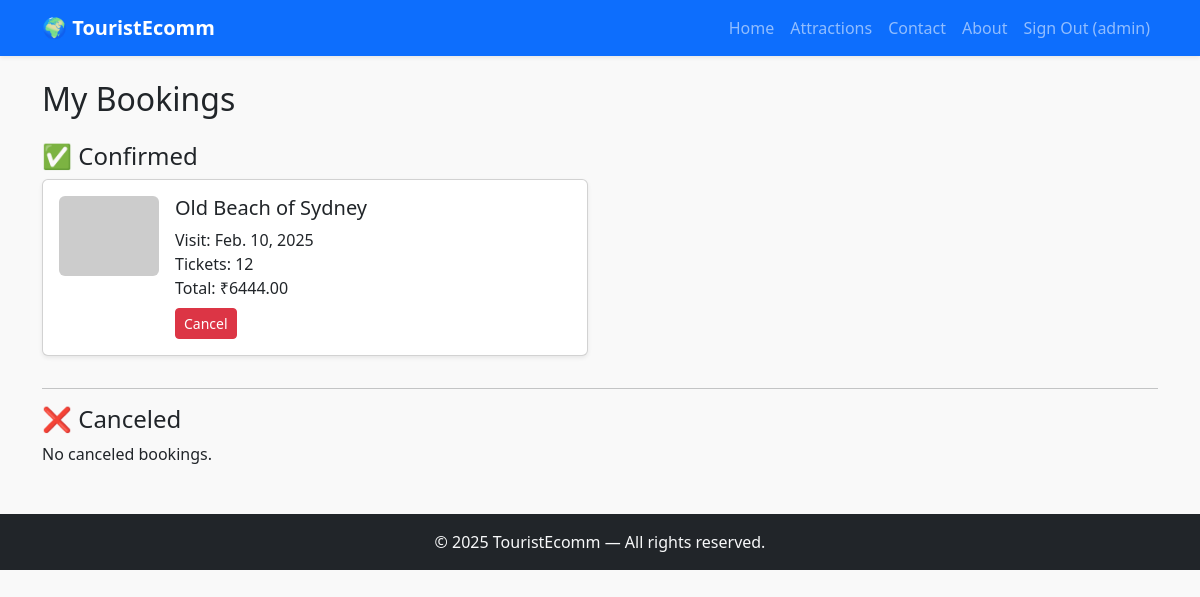
Page /my-bookings/ (signed in) on the committed database.
### store/models.py (models this page shows, shortened)
class Booking(models.Model):
    STATUS_CHOICES = [
        ('CONFIRMED', 'Confirmed'),
        ('CANCELLED', 'Cancelled'),
    ]
    user = models.ForeignKey(User, on_delete=models.CASCADE)
    attraction = models.ForeignKey('Attraction', on_delete=models.CASCADE)
    booking_date = models.DateTimeField(default=timezone.now)
    visit_date = models.DateField()
    number_of_tickets = models.PositiveIntegerField(default=1)
    total_price = models.DecimalField(max_digits=10, decimal_places=2)
    status = models.CharField(max_length=10, choices=STATUS_CHOICES, default='CONFIRMED')

class Attraction(models.Model):
    name = models.CharField(max_length=200)
    slug = models.SlugField(max_length=240, unique=True)
    region = models.ForeignKey(Region, on_delete=models.SET_NULL, null=True, blank=True)
    category = models.CharField(max_length=100, blank=True)
    description = models.TextField(blank=True)
    ticket_price = models.DecimalField(max_digits=8, decimal_places=2, default=0.00)
    image_url = models.URLField(blank=True)
    latitude = models.DecimalField(max_digits=9, decimal_places=6, null=True, blank=True)
    longitude = models.DecimalField(max_digits=9, decimal_places=6, null=True, blank=True)
    opening_hours = models.CharField(max_length=200, blank=True)
    available = models.BooleanField(default=True)
    created_at = models.DateTimeField(auto_now_add=True)

### store/views.py (the view)
# urls.py: path('my-bookings/', views.my_bookings, name='my_bookings'),
@login_required
def my_bookings(request):
    confirmed = Booking.objects.filter(user=request.user, status="CONFIRMED")
    cancelled = Booking.objects.filter(user=request.user, status="CANCELLED")
    return render(request, 'store/my_bookings.html', {"confirmed": confirmed, "cancelled": cancelled})

### store/templates/store/my_bookings.html (shortened to what this page needs)
{% extends 'store/base.html' %}
{% block content %}
<h2 class="mb-4">My Bookings</h2>
<h4>✅ Confirmed</h4>
{% if confirmed %}
<div class="row">
  {% for booking in confirmed %}
  <div class="col-md-6 mb-3">
    <div class="card shadow-sm p-3">
      <div class="d-flex">
        <img src="{{ booking.attraction.image_url }}" class="rounded me-3" style="width:100px;height:80px;object-fit:cover;">
        <div>
          <h5>{{ booking.attraction.name }}</h5>
          <p class="mb-0">Visit: {{ booking.visit_date }}</p>
          <p class="mb-0">Tickets: {{ booking.number_of_tickets }}</p>
          <p class="mb-0">Total: ₹{{ booking.total_price }}</p>
          <a href="{% url 'cancel_booking' booking.id %}" class="btn btn-sm btn-danger mt-2">Cancel</a>
        </div>
      </div>
    </div>
  </div>
  {% endfor %}
</div>
{% else %}
<p>No confirmed bookings.</p>
{% endif %}
<hr>
<h4>❌ Canceled</h4>
{% if cancelled %}
<div class="row">
  {% for booking in cancelled %}
  <div class="col-md-6 mb-3">
    <div class="card bg-light shadow-sm p-3">
      <div class="d-flex">
        <img src="{{ booking.attraction.image_url }}" class="rounded me-3" style="width:100px;height:80px;object-fit:cover;">
        <div>
          <h5>{{ booking.attraction.name }}</h5>
          <p class="mb-0">Visit: {{ booking.visit_date }}</p>
          <p class="mb-0 text-danger">Status: Cancelled</p>
        </div>
      </div>
    </div>
  </div>
  {% endfor %}
</div>
{% else %}
<p>No canceled bookings.</p>
{% endif %}
{% endblock %}

### store/templates/store/base.html (shortened to what this page needs)
<!DOCTYPE html>
<html lang="en">
<head>
  <link href="https://cdn.jsdelivr.net/npm/bootstrap@5.3.2/dist/css/bootstrap.min.css" rel="stylesheet">
</head>
<body>
  <nav class="navbar navbar-expand-lg navbar-dark bg-primary shadow-sm">
    <div class="container">
      <a class="navbar-brand fw-bold" href="{% url 'home' %}">🌍 TouristEcomm</a>
      <div class="collapse navbar-collapse" id="navmenu">
        <ul class="navbar-nav ms-auto">
            {% if user.is_authenticated %}
                <li class="nav-item"><a class="nav-link" href="{% url 'home' %}">Home</a></li>
                <li class="nav-item"><a class="nav-link" href="{% url 'attractions_list' %}">Attractions</a></li>
                <li class="nav-item"><a class="nav-link" href="{% url 'contact' %}">Contact</a></li>
                <li class="nav-item"><a class="nav-link" href="{% url 'about' %}">About</a></li>
                <li class="nav-item"><a class="nav-link" href="{% url 'signout' %}">Sign Out ({{ user.username }})</a></li>
            {% endif %}
        </ul>
      </div>
    </div>
  </nav>
  <div class="container my-4">
    {% block content %}{% endblock %}
  </div>
  <footer class="bg-dark text-light py-3 mt-5 text-center">
    &copy; 2025 TouristEcomm — All rights reserved.
  </footer>
</body>
</html>

### store/templates/store/base.html (style rules this page uses)
body { background-color: #f9f9f9; }

### rows in the picture
Booking: attraction.name "Old Beach of Sydney", visit_date "Feb. 10, 2025", number_of_tickets "12", total_price "6444.00"

### other values in the picture
{{ user.username }} "admin"
